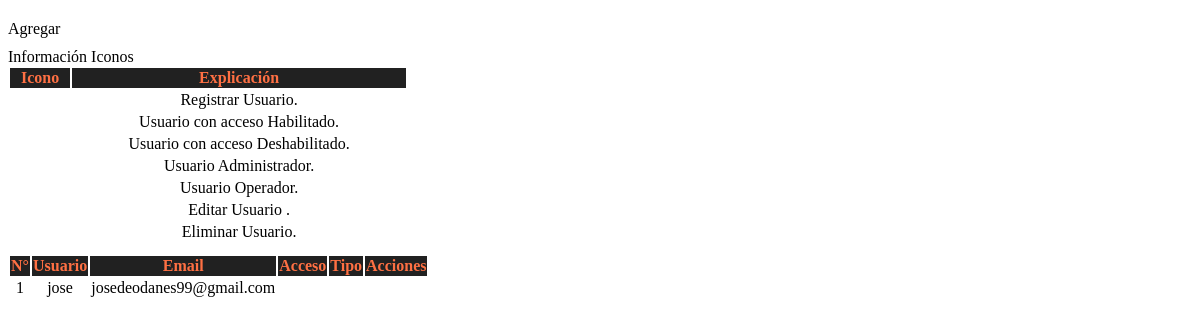
Page /views/admin/usuarios/principal.php on the earlier database version.
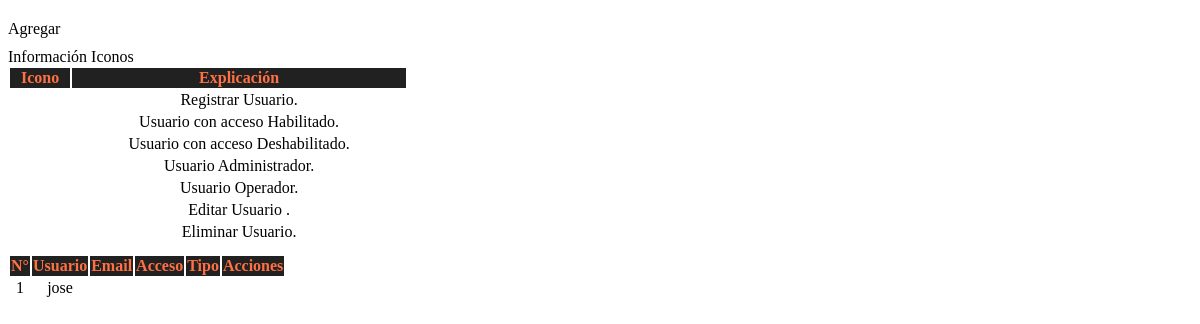
Same page on the later database version.
### tables this page shows
CREATE TABLE `usuarios` (
  `id_usuario` int(11) NOT NULL,
  `usuario` varchar(50) NOT NULL,
  `email` varchar(150) NOT NULL,
  `passw` text DEFAULT NULL,
  `tipo` int(11) DEFAULT NULL,
  `estado` int(11) DEFAULT NULL,
  `token` varchar(10) DEFAULT NULL
);

### models/procesos.php (called while the page is built, shortened)
<?php
    class CRUD{
        public function select($query){
            $modelo = new ConexionDB();
            $conexion = $modelo->get_conexion();
            $stm = $conexion->prepare($query);
            $stm->execute();
            return $stm;
        }
    }
?>

### controllers/procesos.php (called while the page is built, shortened)
<?php
    function SelectData($query,$opcion=""){
        $rows = null;
        $consultas = new CRUD();
        $data = $consultas->select($query);
        if($opcion == "i"){
            while ($result = $data->fetch()){
                $rows[] = $result;
            }
            return $rows;
        }else{
            return $data;
        }
    }
?>

### views/admin/usuarios/principal.php (the view, shortened to what this page needs)
<?php
    include '../../../models/procesos.php';
	include '../../../controllers/procesos.php';
    $query = "SELECT * FROM usuarios";
    $DataUser = SelectData($query);
    $cont = 0;
?>
<div class="container" id="contenido-usuario" style="margin-top: 20px; margin-bottom:40px;">
    <div class="row">
        <div class="col-sm-12 col-md-12">
            <a class="btn btn-success text-white new_user" style="margin-bottom: 10px;"><i class="fas fa-user-plus"></i> Agregar</a>
            <div style="margin-top: 10px;margin-bottom: 10px;">
                <a style='cursor: pointer;' onClick="muestra_oculta('contenido-icon')" title="" class="btn btn-info text-white boton_mostrar">
                    <i class="fas fa-info-circle"></i>  Información Iconos
                </a>
                <div id="contenido-icon" style="display: none;">
                    <?php include 'tabla_icon.php';?>
                </div>
            </div>
            <table class="table table-hover table-responsive-xl">
                <thead>
                    <tr>
                        <th>N°</th>
                        <th>Usuario</th>
                        <th>Email</th>
                        <th>Acceso</th>
                        <th>Tipo</th>
                        <th colspan="2">Acciones</th>
                    </tr>
                </thead>
                <tbody>
                <?php foreach($DataUser AS $result):?>
                    <tr>
                        <td><?php echo $cont += 1; ?></td>
                        <td><?php echo $result['usuario']; ?></td>
                        <td><?php echo $result['email']; ?></td>
                        <td>
                        </td>
                        <td>
                        </td>
                        <td>
                        </td>
                        <td>
                        </td>
                    </tr>
                    <?php endforeach ?>
                </tbody>
            </table>
        </div>
    </div>
</div>

### views/admin/usuarios/tabla_icon.php
<table class="table table-sm" style="width: 400px;">
    <thead>
        <tr>
            <th>Icono</th>
            <th>Explicación</th>
        </tr>
    </thead>
    <tbody>
    <tr>
        <td><i class="fas fa-user-plus"></i></td>
        <td>Registrar Usuario.</td>
    </tr>
    <tr>
        <td><i class="fas fa-user-check"></i></td>
        <td>Usuario con acceso Habilitado.</td>
    </tr>
    <tr>
        <td><i class="fas fa-user-slash"></i></td>
        <td>Usuario con acceso Deshabilitado.</td>
    </tr>
    <tr>
        <td><i class="fas fa-user-shield"></i></td>
        <td>Usuario Administrador.</td>
    </tr>
    <tr>
        <td><i class="fas fa-user-cog"></i></td>
        <td>Usuario Operador.</td>
    </tr>
    <tr>
        <td><i class="fas fa-user-edit"></i></td>
        <td>Editar Usuario .</td>
    </tr>
    <tr>
        <td><i class="fas fa-user-times"></i></td>
        <td>Eliminar Usuario.</td>
    </tr>
    </tbody>
</table>

### views/admin/usuarios/principal.php (style rules this page uses)
th { text-align: center;background-color: #212121;color:#ff7043;font-weight: bold; }
td { text-align: center; }

Differences in the rows shown:
changed usuarios "jose": email "josedeodanes99@gmail.com" → (not shown)
